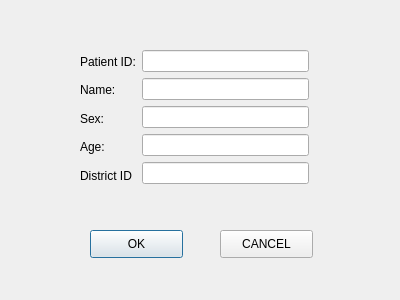
<?xml version="1.0" encoding="UTF-8"?>
<ui version="4.0">
 <class>addStudlg</class>
 <widget class="QDialog" name="addStudlg">
  <property name="geometry">
   <rect>
    <x>0</x>
    <y>0</y>
    <width>400</width>
    <height>300</height>
   </rect>
  </property>
  <property name="windowTitle">
   <string>Dialog</string>
  </property>
  <property name="styleSheet">
   <string notr="true">border-image: url(:/login/beijing01.png);</string>
  </property>
  <widget class="QPushButton" name="pushButton">
   <property name="geometry">
    <rect>
     <x>90</x>
     <y>230</y>
     <width>93</width>
     <height>28</height>
    </rect>
   </property>
   <property name="styleSheet">
    <string notr="true">border-image: url(:/login/beijing01.png);</string>
   </property>
   <property name="text">
    <string>OK</string>
   </property>
  </widget>
  <widget class="QPushButton" name="pushButton_2">
   <property name="geometry">
    <rect>
     <x>220</x>
     <y>230</y>
     <width>93</width>
     <height>28</height>
    </rect>
   </property>
   <property name="text">
    <string>CANCEL</string>
   </property>
  </widget>
  <widget class="QWidget" name="layoutWidget">
   <property name="geometry">
    <rect>
     <x>80</x>
     <y>50</y>
     <width>229</width>
     <height>137</height>
    </rect>
   </property>
   <layout class="QHBoxLayout" name="horizontalLayout">
    <item>
     <layout class="QVBoxLayout" name="verticalLayout">
      <item>
       <widget class="QLabel" name="label_4">
        <property name="text">
         <string>Patient ID:</string>
        </property>
       </widget>
      </item>
      <item>
       <widget class="QLabel" name="label">
        <property name="text">
         <string>Name:</string>
        </property>
       </widget>
      </item>
      <item>
       <widget class="QLabel" name="label_2">
        <property name="text">
         <string>Sex:</string>
        </property>
       </widget>
      </item>
      <item>
       <widget class="QLabel" name="label_3">
        <property name="text">
         <string>Age:</string>
        </property>
       </widget>
      </item>
      <item>
       <widget class="QLabel" name="label_5">
        <property name="text">
         <string>District ID</string>
        </property>
       </widget>
      </item>
     </layout>
    </item>
    <item>
     <layout class="QVBoxLayout" name="verticalLayout_2">
      <item>
       <widget class="QLineEdit" name="stuNumEdit"/>
      </item>
      <item>
       <widget class="QLineEdit" name="stuNameEdit"/>
      </item>
      <item>
       <widget class="QLineEdit" name="stuSexEdit"/>
      </item>
      <item>
       <widget class="QLineEdit" name="stuAgeEdit"/>
      </item>
      <item>
       <widget class="QLineEdit" name="stuClnoEdit"/>
      </item>
     </layout>
    </item>
   </layout>
  </widget>
 </widget>
 <resources>
  <include location="mainwindow.qrc"/>
 </resources>
 <connections/>
</ui>
